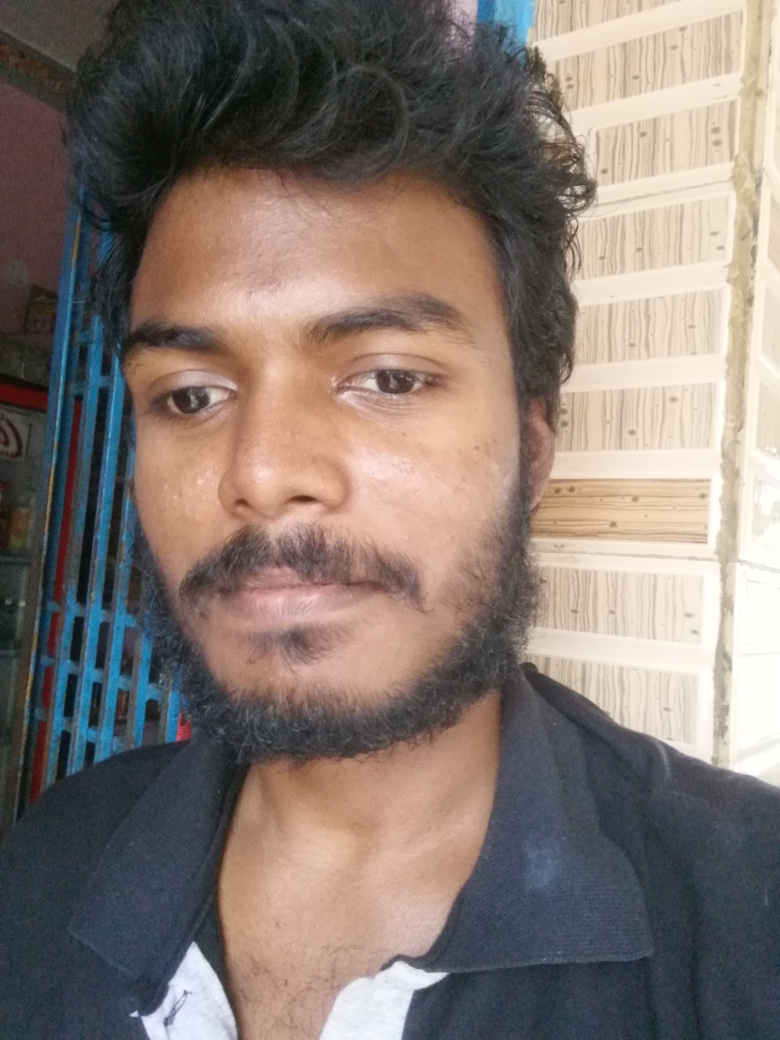
#> input picture modules/opencv/mypic.jpg, 3120 x 4160 px, found by its file name (shown at 1/4 size)
$ python edge_detection.py
#> lines starting #> are read from the running program, lines starting #| are printed output that depends on the picture
import cv2
import matplotlib.pyplot as plt
import os

currect_dir = os.getcwd()
path = os.path.join(currect_dir, "opencv","mypic.jpg")
path = path.replace("\\", "/")
print(path)
img = cv2.imread(path)
#> img is the input picture: shape (4160, 3120, 3); mean B, G, R 113.3, 120, 132.5

# img = cv2.imread('C:/Users/korad/Desktop/python examples/modules/opencv/mypic.jpg')

half = cv2.resize(img, (0, 0), fx = 0.1, fy = 0.1)
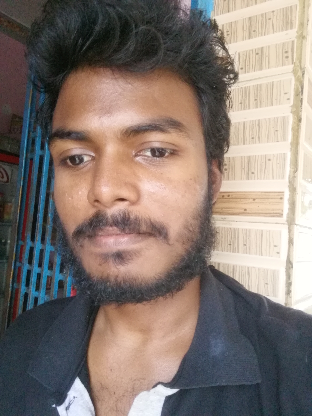
#> half: shape (416, 312, 3); mean B, G, R 113.4, 120.1, 132.6
edge_image = cv2.Canny(image= half, threshold1=100, threshold2=400)
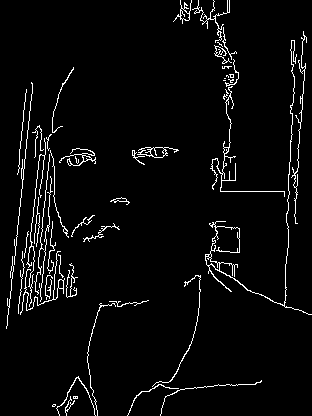
#> edge_image: shape (416, 312); 4% white in thin lines or dots

cv2.imshow("image", edge_image)

cv2.waitKey(0)
cv2.destroyAllWindows()
